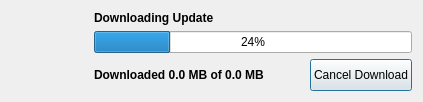
<?xml version="1.0" encoding="UTF-8"?>
<ui version="4.0">
 <class>QGlitterUpdateStatus</class>
 <widget class="QDialog" name="QGlitterUpdateStatus">
  <property name="geometry">
   <rect>
    <x>0</x>
    <y>0</y>
    <width>490</width>
    <height>113</height>
   </rect>
  </property>
  <property name="windowTitle">
   <string>Updating Software</string>
  </property>
  <property name="modal">
   <bool>false</bool>
  </property>
  <layout class="QHBoxLayout" name="horizontalLayout_2">
   <property name="sizeConstraint">
    <enum>QLayout::SetFixedSize</enum>
   </property>
   <item>
    <layout class="QVBoxLayout" name="verticalLayout_2">
     <property name="leftMargin">
      <number>0</number>
     </property>
     <property name="rightMargin">
      <number>13</number>
     </property>
     <item>
      <widget class="QLabel" name="iconLabel">
       <property name="minimumSize">
        <size>
         <width>64</width>
         <height>64</height>
        </size>
       </property>
       <property name="maximumSize">
        <size>
         <width>64</width>
         <height>64</height>
        </size>
       </property>
       <property name="text">
        <string/>
       </property>
      </widget>
     </item>
     <item>
      <spacer name="verticalSpacer">
       <property name="orientation">
        <enum>Qt::Vertical</enum>
       </property>
       <property name="sizeHint" stdset="0">
        <size>
         <width>20</width>
         <height>13</height>
        </size>
       </property>
      </spacer>
     </item>
    </layout>
   </item>
   <item>
    <layout class="QVBoxLayout" name="verticalLayout">
     <item>
      <widget class="QLabel" name="statusText">
       <property name="text">
        <string>&lt;html&gt;&lt;head/&gt;&lt;body&gt;&lt;p&gt;&lt;span style=&quot; font-weight:600;&quot;&gt;Downloading Update&lt;/span&gt;&lt;/p&gt;&lt;/body&gt;&lt;/html&gt;</string>
       </property>
      </widget>
     </item>
     <item>
      <widget class="QProgressBar" name="progressBar">
       <property name="sizePolicy">
        <sizepolicy hsizetype="MinimumExpanding" vsizetype="Fixed">
         <horstretch>0</horstretch>
         <verstretch>0</verstretch>
        </sizepolicy>
       </property>
       <property name="minimumSize">
        <size>
         <width>258</width>
         <height>0</height>
        </size>
       </property>
       <property name="value">
        <number>24</number>
       </property>
      </widget>
     </item>
     <item>
      <layout class="QHBoxLayout" name="horizontalLayout">
       <item>
        <widget class="QLabel" name="progressText">
         <property name="text">
          <string notr="true">&lt;html&gt;&lt;head/&gt;&lt;body&gt;&lt;p&gt;&lt;span style=&quot; font-weight:600;&quot;&gt;Downloaded 0.0 MB of 0.0 MB&lt;/span&gt;&lt;/p&gt;&lt;/body&gt;&lt;/html&gt;</string>
         </property>
        </widget>
       </item>
       <item>
        <spacer name="horizontalSpacer">
         <property name="orientation">
          <enum>Qt::Horizontal</enum>
         </property>
         <property name="sizeHint" stdset="0">
          <size>
           <width>40</width>
           <height>20</height>
          </size>
         </property>
        </spacer>
       </item>
       <item>
        <widget class="QPushButton" name="pushButton">
         <property name="sizePolicy">
          <sizepolicy hsizetype="Minimum" vsizetype="Minimum">
           <horstretch>0</horstretch>
           <verstretch>0</verstretch>
          </sizepolicy>
         </property>
         <property name="minimumSize">
          <size>
           <width>0</width>
           <height>32</height>
          </size>
         </property>
         <property name="text">
          <string>Cancel Download</string>
         </property>
        </widget>
       </item>
      </layout>
     </item>
    </layout>
   </item>
  </layout>
 </widget>
 <resources/>
 <connections/>
</ui>
